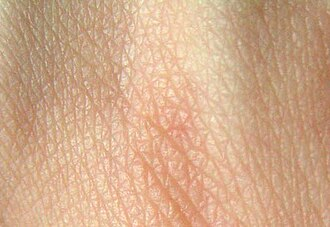
#> input picture sample_skin.jpg, 330 x 227 px
$ python -i skin_scores.py   (imports and definitions only)   (older library calls are emulated)
#> lines starting #> are read from the running program, lines starting #| are printed output that depends on the picture; after the words box and inside, x2 and y2 are one past the last pixel; in counts of white or black regions, pixels touching at a corner belong together
#> further down, picture is the input picture: shape (227, 330, 3); mean B, G, R 139, 170.6, 209.8
import cv2
import numpy as np
from skimage.filters import sobel
from skimage.feature import local_binary_pattern
from skimage.measure import shannon_entropy

import cv2
import numpy as np

def compute_porosity(skin_image, mask=None):
    if skin_image is None:
        return 0.0

    if len(skin_image.shape) == 2:
        skin_image = cv2.cvtColor(skin_image, cv2.COLOR_GRAY2BGR)

    if skin_image.dtype != np.uint8:
        skin_image = cv2.normalize(skin_image, None, 0, 255, cv2.NORM_MINMAX)
        skin_image = skin_image.astype(np.uint8)

    gray = cv2.cvtColor(skin_image, cv2.COLOR_BGR2GRAY)
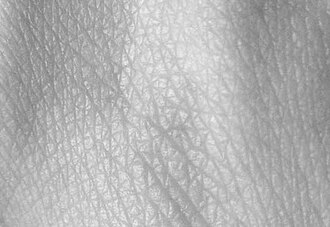
#> gray: shape (227, 330); min 115, max 245, mean 178.7

    if mask is None:
        mask = np.ones_like(gray) * 255
    clahe = cv2.createCLAHE(clipLimit=2.0, tileGridSize=(8, 8))
    gray = clahe.apply(gray)
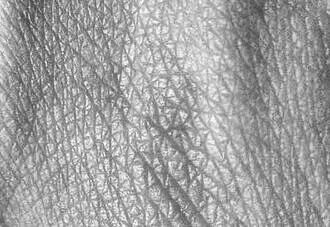
#> gray: shape (227, 330); min 61, max 251, mean 160.7
    gray = cv2.bitwise_and(gray, gray, mask=mask)
    kernel_size = 9
    kernel = cv2.getStructuringElement(cv2.MORPH_ELLIPSE, (kernel_size, kernel_size))
    pore_signal = cv2.morphologyEx(gray, cv2.MORPH_BLACKHAT, kernel)
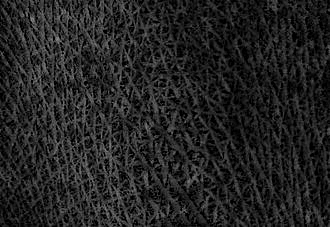
#> pore_signal: shape (227, 330); min 0, max 143, mean 35.3
    _, pore_mask = cv2.threshold(pore_signal, 20, 255, cv2.THRESH_BINARY)
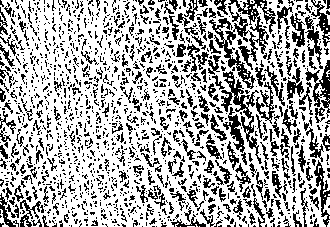
#> pore_mask: shape (227, 330); 68.1% white; black in thin lines or dots
    pore_mask = cv2.medianBlur(pore_mask, 3)
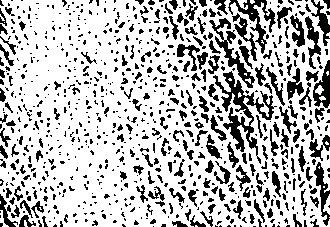
#> pore_mask: shape (227, 330); 74.1% white; 815 black regions (605 under 20 px)

    contours, _ = cv2.findContours(
        pore_mask, cv2.RETR_EXTERNAL, cv2.CHAIN_APPROX_SIMPLE
    )
#> contours = 25 contours, 19 with area under 20; largest, box (x1, y1, x2, y2) and area: (0, 0, 330, 227) 69720, (314, 0, 330, 25) 78, (323, 194, 330, 215) 55, (237, 0, 248, 10) 40, (315, 85, 324, 95) 40, (0, 210, 9, 227) 34

    pore_count = 0
    for i in contours:
        area = cv2.contourArea(i)
        if area < 15 or area > 150:
            continue

        perimeter = cv2.arcLength(i, True)
        if perimeter == 0:
            continue
        circularity = 4 * np.pi * area / (perimeter * perimeter)
        if circularity < 0.7:
            continue
        x, y, w, h = cv2.boundingRect(i)
        aspect_ratio = float(w) / h
        if aspect_ratio < 0.7 or aspect_ratio > 1.3:
            continue

        pore_count += 1
#> this loop made 25 passes
#> (area, perimeter, circularity) on passes 5, 7, 15, 22, 24: (33.5, 47.56, 0.186), (55, 49.8, 0.279), (39.5, 27.56, 0.654), (78, 91.94, 0.116), (40, 45.8, 0.24)
#> area on pass 25: 69719.5
#> after the loop, pore_count = 0

    porosity = min(100.0, pore_count * 2.0)
#> porosity = 0
    return round(porosity, 2)

# [72 lines left out: functions skin_view_mode, dryness_score, redness_score, skin_texture_entropy, skin_detail_scale, pigmentation_score and 2 more, not called in this run]

>>> import cv2
>>> picture = cv2.imread('sample_skin.jpg')
>>> result = compute_porosity(picture)
#> result = 0
